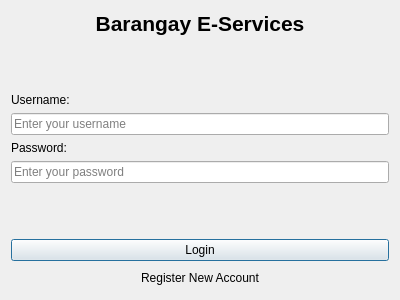
<?xml version="1.0" encoding="UTF-8"?>
<ui version="4.0">
 <class>LoginDialog</class>
 <widget class="QDialog" name="LoginDialog">
  <property name="geometry">
   <rect>
    <x>0</x>
    <y>0</y>
    <width>400</width>
    <height>300</height>
   </rect>
  </property>
  <property name="windowTitle">
   <string>Login — Barangay E-Services</string>
  </property>
  <layout class="QVBoxLayout" name="verticalLayout">
   <item>
    <widget class="QLabel" name="label_title">
     <property name="font">
      <font>
       <pointsize>16</pointsize>
       <weight>75</weight>
       <bold>true</bold>
      </font>
     </property>
     <property name="text">
      <string>Barangay E-Services</string>
     </property>
     <property name="alignment">
      <set>Qt::AlignCenter</set>
     </property>
    </widget>
   </item>
   <item>
    <spacer name="verticalSpacer_1">
     <property name="orientation">
      <enum>Qt::Vertical</enum>
     </property>
     <property name="sizeHint" stdset="0">
      <size>
       <width>20</width>
       <height>20</height>
      </size>
     </property>
    </spacer>
   </item>
   <item>
    <widget class="QLabel" name="label_user">
     <property name="text">
      <string>Username:</string>
     </property>
    </widget>
   </item>
   <item>
    <widget class="QLineEdit" name="inputUsername">
     <property name="placeholderText">
      <string>Enter your username</string>
     </property>
    </widget>
   </item>
   <item>
    <widget class="QLabel" name="label_pass">
     <property name="text">
      <string>Password:</string>
     </property>
    </widget>
   </item>
   <item>
    <widget class="QLineEdit" name="inputPassword">
     <property name="echoMode">
      <enum>QLineEdit::Password</enum>
     </property>
     <property name="placeholderText">
      <string>Enter your password</string>
     </property>
    </widget>
   </item>
   <item>
    <spacer name="verticalSpacer_2">
     <property name="orientation">
      <enum>Qt::Vertical</enum>
     </property>
     <property name="sizeHint" stdset="0">
      <size>
       <width>20</width>
       <height>20</height>
      </size>
     </property>
    </spacer>
   </item>
   <item>
    <widget class="QPushButton" name="btnLogin">
     <property name="text">
      <string>Login</string>
     </property>
     <property name="default">
      <bool>true</bool>
     </property>
    </widget>
   </item>
   <item>
    <widget class="QPushButton" name="btnRegister">
     <property name="text">
      <string>Register New Account</string>
     </property>
     <property name="flat">
      <bool>true</bool>
     </property>
    </widget>
   </item>
  </layout>
 </widget>
 <resources/>
 <connections/>
</ui>
